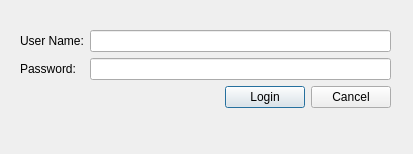
<?xml version="1.0" encoding="UTF-8"?>
<ui version="4.0">
 <class>LoginWindow</class>
 <widget class="QDialog" name="LoginWindow">
  <property name="geometry">
   <rect>
    <x>0</x>
    <y>0</y>
    <width>413</width>
    <height>154</height>
   </rect>
  </property>
  <property name="minimumSize">
   <size>
    <width>413</width>
    <height>154</height>
   </size>
  </property>
  <property name="maximumSize">
   <size>
    <width>413</width>
    <height>154</height>
   </size>
  </property>
  <property name="windowTitle">
   <string>Dialog</string>
  </property>
  <widget class="QWidget" name="">
   <property name="geometry">
    <rect>
     <x>20</x>
     <y>30</y>
     <width>371</width>
     <height>96</height>
    </rect>
   </property>
   <layout class="QVBoxLayout" name="verticalLayout">
    <item>
     <layout class="QFormLayout" name="formLayout">
      <item row="0" column="0">
       <widget class="QLabel" name="label">
        <property name="text">
         <string>User Name:</string>
        </property>
       </widget>
      </item>
      <item row="0" column="1">
       <widget class="QLineEdit" name="userNameLineEdit"/>
      </item>
      <item row="1" column="0">
       <widget class="QLabel" name="label_2">
        <property name="text">
         <string>Password:</string>
        </property>
       </widget>
      </item>
      <item row="1" column="1">
       <widget class="QLineEdit" name="passwordLineEdit"/>
      </item>
      <item row="2" column="1">
       <layout class="QHBoxLayout" name="horizontalLayout">
        <item>
         <spacer name="horizontalSpacer">
          <property name="orientation">
           <enum>Qt::Horizontal</enum>
          </property>
          <property name="sizeHint" stdset="0">
           <size>
            <width>40</width>
            <height>20</height>
           </size>
          </property>
         </spacer>
        </item>
        <item>
         <widget class="QPushButton" name="loginButton">
          <property name="text">
           <string>Login</string>
          </property>
         </widget>
        </item>
        <item>
         <widget class="QPushButton" name="cancelButton">
          <property name="text">
           <string>Cancel</string>
          </property>
         </widget>
        </item>
       </layout>
      </item>
     </layout>
    </item>
   </layout>
  </widget>
 </widget>
 <resources/>
 <connections/>
</ui>
